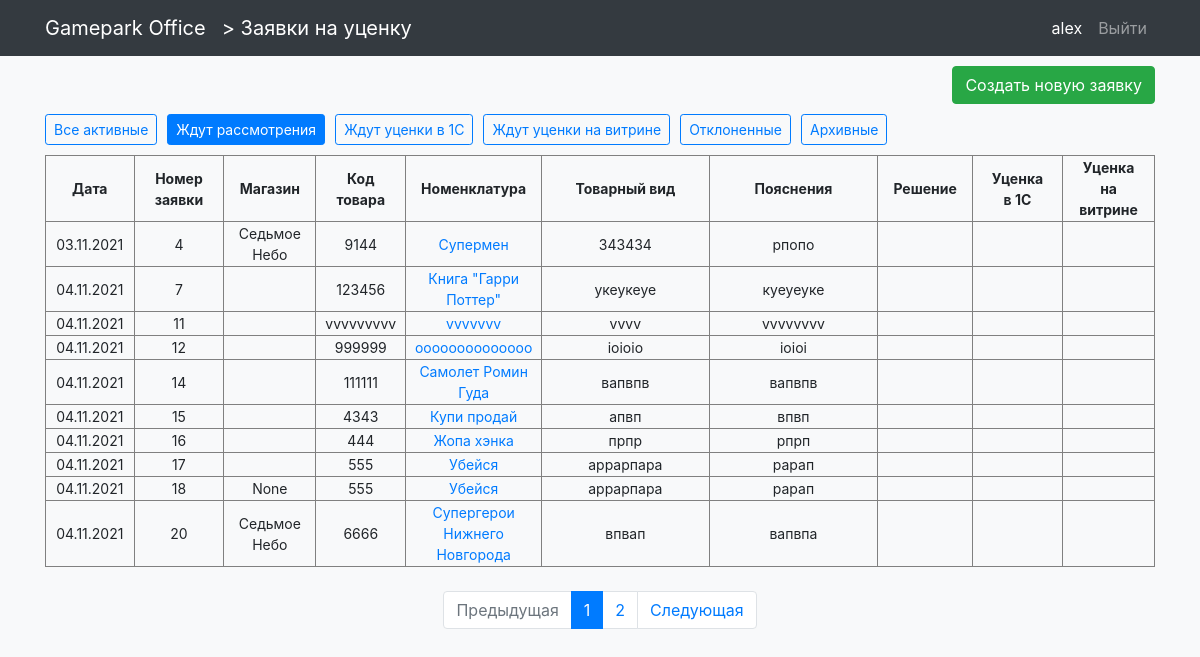
Page /zayavki/ (signed in) on the committed database.
### users/models.py (models this page shows)
class User(AbstractUser):
    email = models.EmailField(blank=True)
    role = models.ForeignKey(Roles, on_delete=models.PROTECT, null=True, default=None)
    shop = models.ForeignKey(Shops, on_delete=models.PROTECT, null=True, default=None, blank=True)

class Shops(models.Model):
    nameshop = models.CharField(max_length=30)
    class Meta:
        verbose_name_plural = "Магазины"
        verbose_name = "Магазин"
    def __str__(self):
        return self.nameshop

### zayavki/models.py (models this page shows)
class Zayavka(models.Model):
    user = models.ForeignKey(User, default=None, null=True, on_delete=models.PROTECT)
    data = models.DateField(auto_now_add=True)
    category = models.ForeignKey(Category, on_delete=models.PROTECT)
    code = models.CharField(max_length=10)
    name = models.CharField(max_length=100)
    description = models.TextField()
    clarification = models.TextField()
    foto1 = models.ImageField(upload_to="zayavki/foto", blank=True)
    foto2 = models.ImageField(upload_to="zayavki/foto", blank=True)
    status1 = models.BooleanField(default=False)  # одобрено
    status2 = models.BooleanField(default=False)  # отклонено
    status3 = models.BooleanField(default=False)  # уценено
    status4 = models.BooleanField(default=False)  # ценник сменен
    status5 = models.BooleanField(default=False)  # остальные поля - резервные
    status6 = models.BooleanField(default=False)
    clarification_of_manager = models.CharField(max_length=150, blank=True)
    class Meta:
        verbose_name_plural = "Заявки"
        verbose_name = "Заявка"
    def __str__(self) -> str:
        return self.name

### zayavki/views.py (the view)
# urls.py: path("", page_view, name="page_view"),
@login_required()
def page_view(request, filter=None):
    template = "zayavki/page_view.html" #шаблон страницы
    page = request.POST.get('page', None)
    print(page)
    start_filter=filter
    if not page:
        start_filter = get_start_filter(filter=filter, user=request.user)
        page=1
    context = {
        "filters" : {
            "Все активные" : "all",
            "Ждут рассмотрения" : "resh",
            "Ждут уценки в 1С" : "utc",
            "Ждут уценки на витрине" : "utc_inshop",
            "Отклоненные" : "otkl",
            "Архивные" : "arch"},
        "cur_filter" : start_filter,
        "title" : "Заявки на уценку",
        "title_page" : "Заявки на уценку",
        "data_from_model_Zayavka" : get_data_from_model_Zayavka(filter=start_filter, user=request.user, page=page)
    }
    return render(request, template, context)

### zayavki/views.py (called while the page is built)
def get_start_filter(filter, user):
    result = filter
    if not result:
        print(user.role.namerole[:3])
        if user.role.namerole == "Магазин": result="utc_inshop"
        if user.role.namerole[:3]=="Мен": result="resh"
    print ("Новый фильтр: ", filter)
    return result

### zayavki/templates/zayavki/page_view.html (shortened to what this page needs)
{% extends 'main_page/base.html' %}
{% load  static %}
{% block css %}
    <link href= {% static 'styles.css' %} rel="stylesheet">
{% endblock css %}
{% block name_app %}
    <a class="navbar-brand" href="{% url 'zayavki:page_view' %}"> > Заявки на уценку</a>
{% endblock name_app %}
{% block content %}
    <div >
        <div style="display: flex; justify-content: flex-end; margin-bottom: 10px; margin-top: 10px;">
            <a class="btn btn-success" href="{% url 'zayavki:add_zayavka' %}">Создать новую заявку</a>
        </div>
        <div class="select_filter">
            {% for name_filter, param_filter in filters.items %}
                <div>
                    {% if cur_filter != param_filter  %}
                        <a class="btn btn-outline-primary btn-sm text-nowrap" href="{% url 'zayavki:page_view_filter' param_filter %}" role="button">{{ name_filter }}</a>
                    {% else %}
                        <a class="btn btn-primary btn-sm text-nowrap" href="{% url 'zayavki:page_view_filter' param_filter %}" role="button">{{ name_filter }}</a>
                    {% endif %}
                </div>
            {% endfor %}
        </div>
        <table>
            <tr>
                <th class="col-1">Дата</th>
                <th class="col-1">Номер заявки</th>
                <th class="col-1">Магазин</th>
                <th class="col-1">Код товара</th>
                <th class="col-1">Номенклатура</th>
                <th class="col-2">Товарный вид</th>
                <th class="col-2">Пояснения</th>
                <th class="col-1">Решение</th>
                <th class="col-1">Уценка в 1С</th>
                <th class="col-1">Уценка на витрине</th>
            </tr>
            {%for zayavka in data_from_model_Zayavka%}
                <tr>
                    <td>{{zayavka.data|date:"d.m.Y"}}</td>
                    <td>{{zayavka.id}}</td>
                    <td>{{zayavka.user.shop}}</td>
                    <td>{{zayavka.code}}</td>
                    <td>
                        <a href="#"> {{zayavka}} </a>
                    </td>
                    <td>{{zayavka.description}}</td>
                    <td>{{zayavka.clarification}}</td>
                    <td>
                    </td>
                    <td>
                    </td>
                    <td>
                    </td>
                </tr>
            {%endfor%}
        </table>
        <br>
        {% if data_from_model_Zayavka.paginator.num_pages > 1 %}
            <nav aria-label="Page navigation">
                <ul class="pagination justify-content-center">
                    <li class="page-item {% if not data_from_model_Zayavka.has_previous %} disabled {% endif %}">
                    <a class="page-link"
                        href="{% if data_from_model_Zayavka.has_previous %} {% url 'zayavki:page' data_from_model_Zayavka.previous_page_number  %} {% else %}#{% endif %}"
                        tabindex="-1">Предыдущая</a>
                    </li>
                    {% for page in data_from_model_Zayavka.paginator.page_range %}
                        <li class="page-item {% if data_from_model_Zayavka.number == page %}active{% endif %}">
                            <a class="page-link "
                                href="{% url 'zayavki:page_view_filter' cur_filter %}?page={{page}}">
                                {{page}}
                            </a>
                        </li>
                    {% endfor %}
                    <li class="page-item {% if not data_from_model_Zayavka.has_next %} disabled {% endif %}">
                    <a class="page-link"
                        href="{% if data_from_model_Zayavka.has_next %} {% url 'zayavki:page' data_from_model_Zayavka.next_page_number  %} {% else %}#{% endif %}">
                        Следующая
                    </a>
                    </li>
                </ul>
            </nav>
        {% endif %}
    </div>
{% endblock content %}

### main_page/templates/main_page/base.html (shortened to what this page needs)
{% load static %}
<!DOCTYPE html>
<html lang="en">
<head>
    <link href= {% static '/vendor/bootstrap/css/bootstrap.min.css' %}  rel="stylesheet">
    {% block css %}{% endblock css %}
</head>
<body class="bg-light">
<nav class="navbar navbar-expand-lg navbar-dark bg-dark fixed-top">
    <div class="container">
        <a class="navbar-brand" href="{% url 'main_page:index' %}">Gamepark Office</a>
        {% block name_app %}{% endblock name_app %}
        <div class="collapse navbar-collapse" id="navbarResponsive">
            <ul class="navbar-nav ml-auto">
                {% if user.is_authenticated %}
                    <li class="nav-item">
                        <a class="nav-link active" href="{% url 'users:profile' %}">{{user.username }} </a>
                    </li>
                    <li class="nav-item">
                        <a class="nav-link" href="{% url 'users:logout' %}">Выйти </a>
                    </li>
                {% else %}
                    <li class="nav-item">
                      <a class="nav-link" href="{% url 'users:login' %}">Войти <i class="fas fa-sign-in-alt"></i></a>
                    </li>
                {% endif %}
            </ul>
        </div>
    </div>
</nav>
<div class="container">
    {% block content %} {% endblock content %}
</div>
</body>
</html>

### static/styles.css (style rules this page uses)
body { padding-top: 56px; }
table { width: 100%; border-style: solid; border-collapse: collapse; border: 1px solid grey; }
th, td { border: 1px solid grey; text-align: center; padding-left: 3px; padding-right: 3px; font-size: 14px; }
.select_filter { display:flex; flex-wrap: wrap; text-decoration: none; gap:10px; margin-bottom: 10px; }

### rows in the picture
User: username "alex"
Zayavka: data "03.11.2021", id "4", user.shop "Седьмое Небо", code "9144", name "Супермен", description "343434", clarification "рпопо"
Zayavka: data "04.11.2021", id "7", code "123456", name "Книга \"Гарри Поттер\"", description "укеукеуе", clarification "куеуеуке"
Zayavka: data "04.11.2021", id "11", code "vvvvvvvvv", name "vvvvvvv", description "vvvv", clarification "vvvvvvvv"
Zayavka: data "04.11.2021", id "12", code "999999", name "oooooooooooooo", description "ioioio", clarification "ioioi"
Zayavka: data "04.11.2021", id "14", code "111111", name "Самолет Ромин Гуда", description "вапвпв", clarification "вапвпв"
Zayavka: data "04.11.2021", id "15", code "4343", name "Купи продай", description "апвп", clarification "впвп"
Zayavka: data "04.11.2021", id "16", code "444", name "Жопа хэнка", description "прпр", clarification "рпрп"
Zayavka: data "04.11.2021", id "17", code "555", name "Убейся", description "аррарпара", clarification "рарап"
Zayavka: data "04.11.2021", id "18", user.shop "None", code "555", name "Убейся", description "аррарпара", clarification "рарап"
Zayavka: data "04.11.2021", id "20", user.shop "Седьмое Небо", code "6666", name "Супергерои Нижнего Новгорода", description "впвап", clarification "вапвпа"

### other values in the picture
{{ name_filter }} "Все активные" "Ждут уценки в 1С" "Ждут уценки на витрине" "Отклоненные" "Архивные"
{{ name_filter }} "Ждут рассмотрения"
{{ page }} "1" "2"
